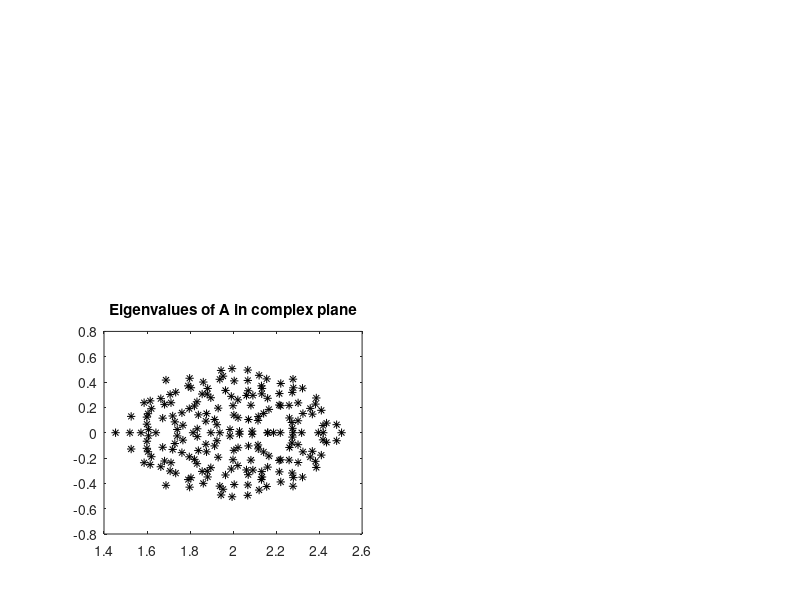

MATLAB code for this plot: (Note: this script raises an error after producing the figure.)
clear all;
close all;
clc;

m = 200;
A = 2*eye(m) + 0.5*randn(m) / sqrt(m);

eigens   = eig(A);
realpart = real(eigens);
imagpart = imag(eigens);

figure
subplot (2,2,3);
plot (realpart,imagpart,'k*');
title  ('Eigenvalues of A in complex plane');

itmax = 30;
b = ones(m,1);
resnorm = ones(itmax,1);

for i = 1:itmax
    X   = GMRES(A,b,200,1e-16,i);
    res = A*X - b;
    resnorm(i) = norm(res,inf);
end

slope = ( log(resnorm(24)) - log(resnorm(3)) )/(24-3)

subplot (2,2,4);
semilogy (resnorm);
title  ('residual against interation number for GMRES');
xlabel ('numbre of iterations');
ylabel ('residual');